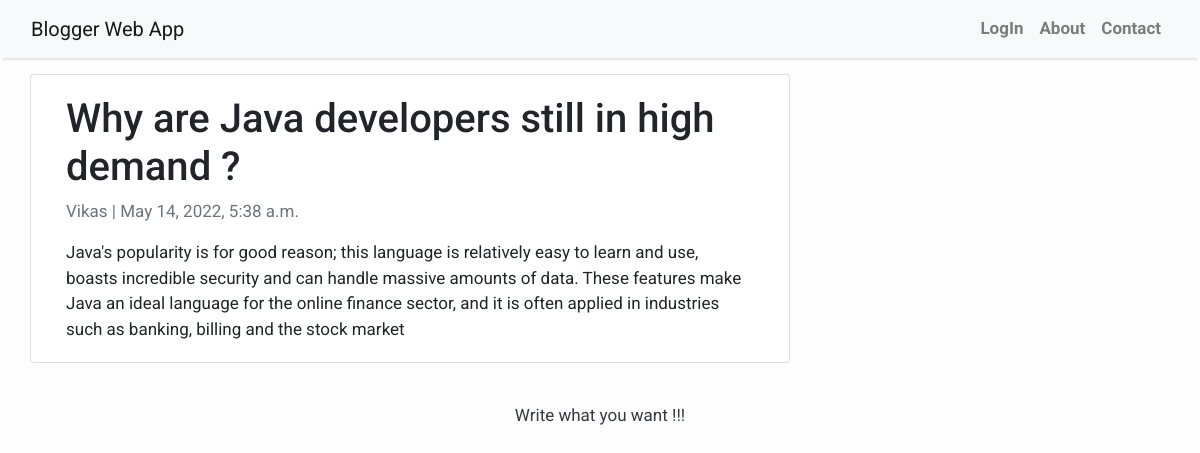
Screenshot of /why-are-java-developers-still-in-high-demand/ with the database file from the repository.
### app/models.py (models this page shows)
class Post(models.Model):
    title = models.CharField(max_length=200, unique=True)
    slug = models.SlugField(max_length=200, unique=True)
    author = models.ForeignKey(User, on_delete= models.CASCADE,related_name='blog_posts')
    updated_on = models.DateTimeField(auto_now= True)
    content = models.TextField()
    created_on = models.DateTimeField(auto_now_add=True)
    status = models.IntegerField(choices=STATUS, default=0)

### app/views.py (the view)
# urls.py: path('<slug:slug>/', views.PostDetail.as_view(), name='post_detail'),
class PostDetail(generic.DetailView):
    model = Post
    template_name = 'post_detail.html'

### templates/post_detail.html (shortened to what this page needs)
{% extends 'base.html' %} {% block content %}
<div class="container">
  <div class="row">
    <div class="col-md-8 card mb-4  mt-3 left  top">
      <div class="card-body">
        <h1>{% block title %} {{ object.title }} {% endblock title %}</h1>
        <p class=" text-muted">{{ post.author }} | {{ post.created_on }}</p>
        <p class="card-text ">{{ object.content | safe }}</p>
      </div>
    </div>
  </div>
</div>
{% endblock content %}

### templates/base.html (style rules this page uses)
body { font-family: "Roboto", sans-serif; font-size: 17px; background-color: #fdfdfd; }

### rows the page displays
Post: title "Why are Java developers still in high demand ?", author "Vikas", created_on "May 14, 2022, 5:38 a.m.", content "Java's popularity is for good reason; this language is relatively easy to learn and use, boasts incredible security and can handle massive amounts of data. These features make Java an ideal language for the online finance sector, and it is often applied in industries such as banking, billing and the stock market"
